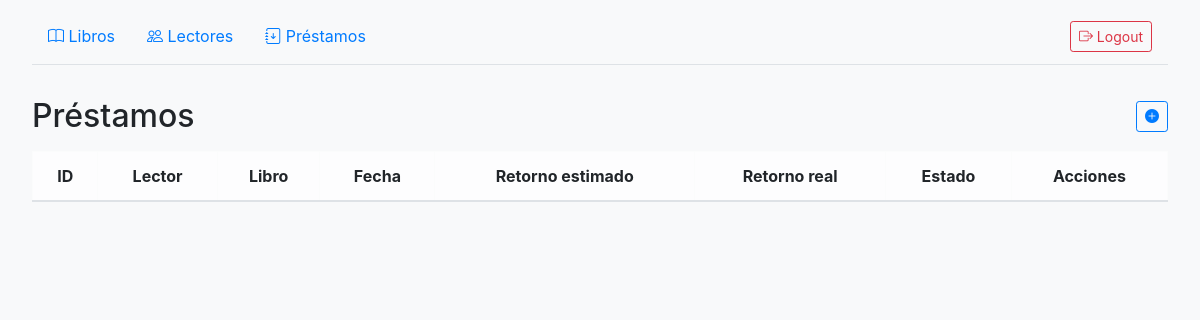
Page /app_biblioteca/ (signed in) on the earlier database version.
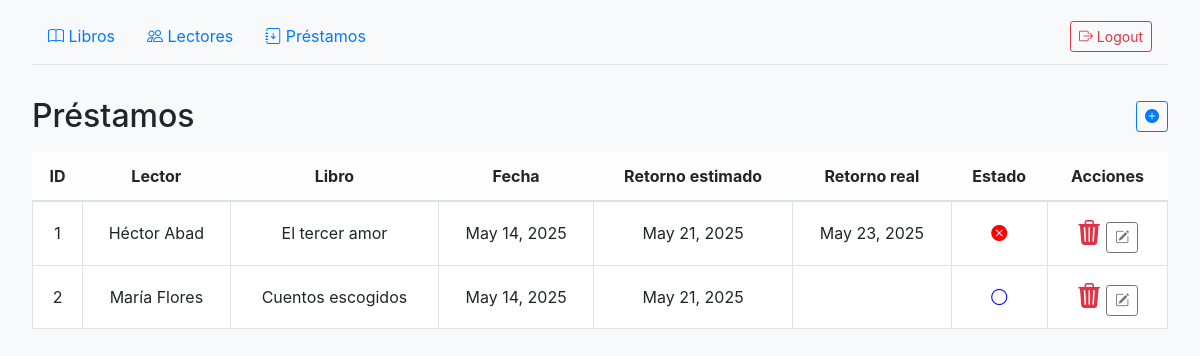
Same page on the later database version.
### app_biblioteca/models.py (models this page shows, shortened)
class Lending(models.Model):
    _states = (
        (0, 'Prestado'),
        (1, 'Devuelto'),
        (2, 'Atrasado'),
    )
    state = models.SmallIntegerField(choices=_states, default=0)
    reader = models.ForeignKey(Reader, on_delete=models.CASCADE)
    book = models.ForeignKey(Book, on_delete=models.CASCADE)
    loan_term_days = models.IntegerField(default=7)
    daily_rate=models.DecimalField(max_digits=10, decimal_places=2, default=1.50)
    date = models.DateField(default=now)
    estimated_return_date = models.DateField(null=False)
    real_return_date = models.DateField(null=True, blank=True)
    is_active = models.BooleanField(default=True)

class Reader(models.Model):
    name = models.CharField(max_length=30, blank=False)
    first_surname = models.CharField(max_length=30, blank=False)
    second_surname = models.CharField(max_length=30, blank=True, null=True)
    address = models.CharField(max_length=250, blank=True, null=True)
    phone = models.CharField(max_length=15, blank=True, null=True)
    sanctions = models.IntegerField(default=0)
    sanction_amount = models.DecimalField(max_digits=10, decimal_places=2, default=0.00)
    is_active = models.BooleanField(default=True)
    def __str__(self):
        return f"{self.name} {self.first_surname}"

class Book(models.Model):
    title = models.CharField(max_length=255, blank=False)
    author = models.CharField(max_length=255, blank=False)
    publication_year = models.IntegerField(blank=False)
    pages = models.IntegerField(null=True, blank=True)
    description = models.TextField(blank=True)
    stock = models.IntegerField(default=1)
    available = models.IntegerField(default=1)
    is_active = models.BooleanField(default=True)
    editorial = models.ForeignKey(Editorial, on_delete=models.CASCADE)
    language = models.ForeignKey(Language, on_delete=models.CASCADE)
    genre = models.ForeignKey(Genre, on_delete=models.CASCADE)
    def __str__(self):
        return self.title

### app_biblioteca/views.py (the view)
# urls.py: path(r'', views.main, name='main'),
@login_required(login_url='/app_biblioteca/login/')
def main(request):
   lendings=Lending.objects.all()
   for lending in lendings:
      print(lending.estimated_return_date)
   return render(request,'lendings.html',{'lendings':lendings})

### app_biblioteca/templates/lendings.html (shortened to what this page needs)
{% load static %}
<!DOCTYPE html>
<html lang="en">
<head>
    <link rel="stylesheet" href="{% static 'bootstrap/css/bootstrap.min.css' %}">
    <link rel="stylesheet" href="{% static 'bootstrap/css/bootstrap-icons.css' %}">
    <link rel="stylesheet" href="{% static 'css/main.css' %}?v=1">
</head>
<body>
    {% block content %}
    <div class="top-bar px-3 py-2 border-bottom">
        <div class="d-flex justify-content-between align-items-center w-100">
            <div class="d-flex align-items-center">
                <a href="{% url 'books' %}" class="nav-link"><i class="bi bi-book"></i> Libros</a>
                <a href="{% url 'readers' %}" class="nav-link"><i class="bi bi-people"></i> Lectores</a>
                <a href="{% url 'main' %}" class="nav-link"><i class="bi bi-journal-arrow-down"></i> Préstamos</a>
            </div>
            <div class="d-flex align-items-center">
                <div class="user-info">
                    <form action="{% url 'logout' %}" method="post">
                        <button type="submit" class="btn btn-outline-danger btn-sm">
                            <i class="bi bi-box-arrow-right"></i> Logout
                        </button>
                    </form>
                </div>
            </div>
        </div>
    </div>
    <div class="page-header d-flex align-items-center justify-content-between">
        <h2>Préstamos</h2>
        <button class="btn btn-sm btn-outline-primary" title="Crear Préstamo" onclick="abrir_modal_creacion('{% url 'create_lending' %}')">
            <i class="bi bi-plus-circle-fill fs-l"></i>
        </button>
    </div>
    <div class="table-responsive mt-3">
        <table class="table table-bordered table-hover text-center align-middle bg-white">
            <thead class="table-light">
                <tr>
                    <th>ID</th>
                    <th>Lector</th>
                    <th>Libro</th>
                    <th>Fecha</th>
                    <th>Retorno estimado</th>
                    <th>Retorno real</th>
                    <th>Estado</th>
                    <th>Acciones</th>
                </tr>
            </thead>
            <tbody>
                {% for lending in lendings %}
                <tr data-lendingid="{{ lending.id }}">
                    <td>{{ lending.id }}</td>
                    <td>{{ lending.reader }}</td>
                    <td>{{ lending.book }}</td>
                    <td>{{ lending.date }}</td>
                    <td>{{ lending.estimated_return_date }}</td>
                    <td>
                        {% if lending.real_return_date %}
                          {{ lending.real_return_date }}
                        {% endif %}
                    </td>
                    <td>
                        {% if lending.state == 0 %}
                            <i class="bi bi-circle" style="color:blue;" title="Pendiente"></i>
                        {% elif lending.state == 1 %}
                            <i class="bi bi-check-circle-fill" style="color:green;" title="Devuelto"></i>
                        {% else %}
                            <i class="bi bi-x-circle-fill" style="color:red;" title="Atrasado"></i>
                        {% endif %}
                    </td>
                    <td>
                        <span class="act-btn delete-lending text-danger" title="Borrar Préstamo" style="cursor: pointer; font-size:25px;">
                            <i class="bi bi-trash3-fill fs-5"></i>
                        </span>
                        <button class="btn btn-sm btn-outline-secondary" title="Editar Préstamo" onclick="abrir_modal_edicion('{% url 'edit_lending' lending.id %}')">
                            <i class="bi bi-pencil-square"></i>
                        </button>
                    </td>
                </tr>
                {% endfor %}
            </tbody>
        </table>
    </div>
    {% endblock %}
</body>
</html>

Differences in the rows shown:
added Lending: id "1", reader "Héctor Abad", book "El tercer amor", date "May 14, 2025", estimated_return_date "May 21, 2025", real_return_date "May 23, 2025", state 2 (drawn)
added Lending: id "2", reader "María Flores", book "Cuentos escogidos", date "May 14, 2025", estimated_return_date "May 21, 2025", state 0 (drawn)
